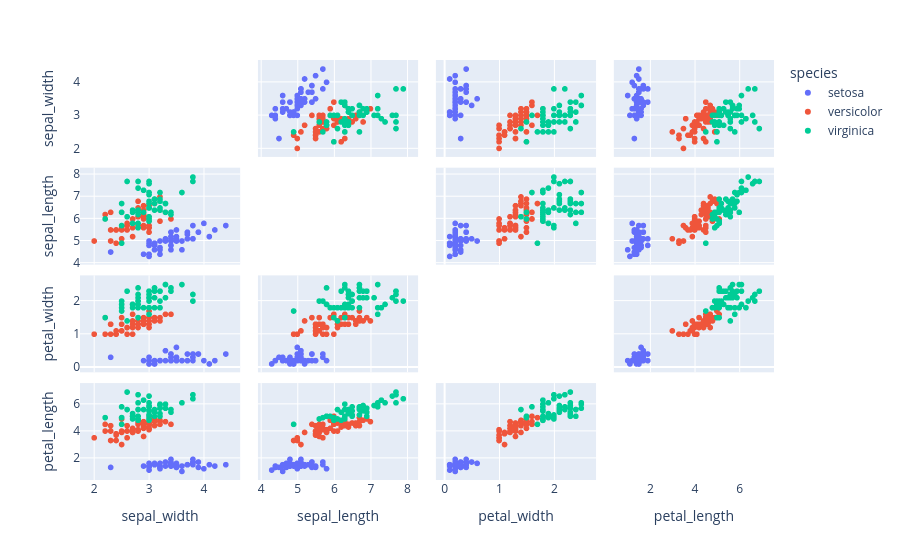

The notebook cell this image was saved under:
### Markdown cell above
OK, we see that PCA reduced the dimension of features in the set automatically based on variance by rejecting one feature. The reduction of the number of features continues as long as the removal of the next feature does not fall below the assumed threshold of summary variance. But how is it with the intuition of linear dimension reduction?

Let's look at the plot below, which presents a matrix of the distribution of decision class values (species, our target) for each feature of the set. If we find such features whose points for the decision class do not overlap if we projected them onto a line (because here we have 2 dimensions, we project onto 1 dimension), which means they are linearly separable, then the linear PCA algorithm will certainly choose them as the first to be rejected.

### Code cell
import plotly.express as px

df = px.data.iris()
features = ["sepal_width", "sepal_length", "petal_width", "petal_length"]

fig = px.scatter_matrix(
    df,
    dimensions=features,
    color="species"
)
fig.update_traces(diagonal_visible=False)
fig.show()

### Figure 1 — Plotly figure (JSON) as saved in the notebook; plotly's stock layout.template omitted (floating-point values rounded to 4 significant figures)
{"data": [{"diagonal": {"visible": false}, "dimensions": [{"axis": {"matches": true}, "label": "sepal_width", "values": [3.5, 3.0, 3.2, 3.1, 3.6, 3.9, 3.4, 3.4, 2.9, 3.1, 3.7, 3.4, 3.0, 3.0, 4.0, 4.4, 3.9, 3.5, 3.8, 3.8, 3.4, 3.7, 3.6, 3.3, 3.4, 3.0, 3.4, 3.5, 3.4, 3.2, 3.1, 3.4, 4.1, 4.2, 3.1, 3.2, 3.5, 3.1, 3.0, 3.4, 3.5, 2.3, 3.2, 3.5, 3.8, 3.0, 3.8, 3.2, 3.7, 3.3]}, {"axis": {"matches": true}, "label": "sepal_length", "values": [5.1, 4.9, 4.7, 4.6, 5.0, 5.4, 4.6, 5.0, 4.4, 4.9, 5.4, 4.8, 4.8, 4.3, 5.8, 5.7, 5.4, 5.1, 5.7, 5.1, 5.4, 5.1, 4.6, 5.1, 4.8, 5.0, 5.0, 5.2, 5.2, 4.7, 4.8, 5.4, 5.2, 5.5, 4.9, 5.0, 5.5, 4.9, 4.4, 5.1, 5.0, 4.5, 4.4, 5.0, 5.1, 4.8, 5.1, 4.6, 5.3, 5.0]}, {"axis": {"matches": true}, "label": "petal_width", "values": [0.2, 0.2, 0.2, 0.2, 0.2, 0.4, 0.3, 0.2, 0.2, 0.1, 0.2, 0.2, 0.1, 0.1, 0.2, 0.4, 0.4, 0.3, 0.3, 0.3, 0.2, 0.4, 0.2, 0.5, 0.2, 0.2, 0.4, 0.2, 0.2, 0.2, 0.2, 0.4, 0.1, 0.2, 0.1, 0.2, 0.2, 0.1, 0.2, 0.2, 0.3, 0.3, 0.2, 0.6, 0.4, 0.3, 0.2, 0.2, 0.2, 0.2]}, {"axis": {"matches": true}, "label": "petal_length", "values": [1.4, 1.4, 1.3, 1.5, 1.4, 1.7, 1.4, 1.5, 1.4, 1.5, 1.5, 1.6, 1.4, 1.1, 1.2, 1.5, 1.3, 1.4, 1.7, 1.5, 1.7, 1.5, 1.0, 1.7, 1.9, 1.6, 1.6, 1.5, 1.4, 1.6, 1.6, 1.5, 1.5, 1.4, 1.5, 1.2, 1.3, 1.5, 1.3, 1.5, 1.3, 1.3, 1.3, 1.6, 1.9, 1.4, 1.6, 1.4, 1.5, 1.4]}], "hovertemplate": "species=setosa<br>%{xaxis.title.text}=%{x}<br>%{yaxis.title.text}=%{y}<extra></extra>", "legendgroup": "setosa", "marker": {"color": "#636efa", "symbol": "circle"}, "name": "setosa", "showlegend": true, "type": "splom"}, {"diagonal": {"visible": false}, "dimensions": [{"axis": {"matches": true}, "label": "sepal_width", "values": [3.2, 3.2, 3.1, 2.3, 2.8, 2.8, 3.3, 2.4, 2.9, 2.7, 2.0, 3.0, 2.2, 2.9, 2.9, 3.1, 3.0, 2.7, 2.2, 2.5, 3.2, 2.8, 2.5, 2.8, 2.9, 3.0, 2.8, 3.0, 2.9, 2.6, 2.4, 2.4, 2.7, 2.7, 3.0, 3.4, 3.1, 2.3, 3.0, 2.5, 2.6, 3.0, 2.6, 2.3, 2.7, 3.0, 2.9, 2.9, 2.5, 2.8]}, {"axis": {"matches": true}, "label": "sepal_length", "values": [7.0, 6.4, 6.9, 5.5, 6.5, 5.7, 6.3, 4.9, 6.6, 5.2, 5.0, 5.9, 6.0, 6.1, 5.6, 6.7, 5.6, 5.8, 6.2, 5.6, 5.9, 6.1, 6.3, 6.1, 6.4, 6.6, 6.8, 6.7, 6.0, 5.7, 5.5, 5.5, 5.8, 6.0, 5.4, 6.0, 6.7, 6.3, 5.6, 5.5, 5.5, 6.1, 5.8, 5.0, 5.6, 5.7, 5.7, 6.2, 5.1, 5.7]}, {"axis": {"matches": true}, "label": "petal_width", "values": [1.4, 1.5, 1.5, 1.3, 1.5, 1.3, 1.6, 1.0, 1.3, 1.4, 1.0, 1.5, 1.0, 1.4, 1.3, 1.4, 1.5, 1.0, 1.5, 1.1, 1.8, 1.3, 1.5, 1.2, 1.3, 1.4, 1.4, 1.7, 1.5, 1.0, 1.1, 1.0, 1.2, 1.6, 1.5, 1.6, 1.5, 1.3, 1.3, 1.3, 1.2, 1.4, 1.2, 1.0, 1.3, 1.2, 1.3, 1.3, 1.1, 1.3]}, {"axis": {"matches": true}, "label": "petal_length", "values": [4.7, 4.5, 4.9, 4.0, 4.6, 4.5, 4.7, 3.3, 4.6, 3.9, 3.5, 4.2, 4.0, 4.7, 3.6, 4.4, 4.5, 4.1, 4.5, 3.9, 4.8, 4.0, 4.9, 4.7, 4.3, 4.4, 4.8, 5.0, 4.5, 3.5, 3.8, 3.7, 3.9, 5.1, 4.5, 4.5, 4.7, 4.4, 4.1, 4.0, 4.4, 4.6, 4.0, 3.3, 4.2, 4.2, 4.2, 4.3, 3.0, 4.1]}], "hovertemplate": "species=versicolor<br>%{xaxis.title.text}=%{x}<br>%{yaxis.title.text}=%{y}<extra></extra>", "legendgroup": "versicolor", "marker": {"color": "#EF553B", "symbol": "circle"}, "name": "versicolor", "showlegend": true, "type": "splom"}, {"diagonal": {"visible": false}, "dimensions": [{"axis": {"matches": true}, "label": "sepal_width", "values": [3.3, 2.7, 3.0, 2.9, 3.0, 3.0, 2.5, 2.9, 2.5, 3.6, 3.2, 2.7, 3.0, 2.5, 2.8, 3.2, 3.0, 3.8, 2.6, 2.2, 3.2, 2.8, 2.8, 2.7, 3.3, 3.2, 2.8, 3.0, 2.8, 3.0, 2.8, 3.8, 2.8, 2.8, 2.6, 3.0, 3.4, 3.1, 3.0, 3.1, 3.1, 3.1, 2.7, 3.2, 3.3, 3.0, 2.5, 3.0, 3.4, 3.0]}, {"axis": {"matches": true}, "label": "sepal_length", "values": [6.3, 5.8, 7.1, 6.3, 6.5, 7.6, 4.9, 7.3, 6.7, 7.2, 6.5, 6.4, 6.8, 5.7, 5.8, 6.4, 6.5, 7.7, 7.7, 6.0, 6.9, 5.6, 7.7, 6.3, 6.7, 7.2, 6.2, 6.1, 6.4, 7.2, 7.4, 7.9, 6.4, 6.3, 6.1, 7.7, 6.3, 6.4, 6.0, 6.9, 6.7, 6.9, 5.8, 6.8, 6.7, 6.7, 6.3, 6.5, 6.2, 5.9]}, {"axis": {"matches": true}, "label": "petal_width", "values": [2.5, 1.9, 2.1, 1.8, 2.2, 2.1, 1.7, 1.8, 1.8, 2.5, 2.0, 1.9, 2.1, 2.0, 2.4, 2.3, 1.8, 2.2, 2.3, 1.5, 2.3, 2.0, 2.0, 1.8, 2.1, 1.8, 1.8, 1.8, 2.1, 1.6, 1.9, 2.0, 2.2, 1.5, 1.4, 2.3, 2.4, 1.8, 1.8, 2.1, 2.4, 2.3, 1.9, 2.3, 2.5, 2.3, 1.9, 2.0, 2.3, 1.8]}, {"axis": {"matches": true}, "label": "petal_length", "values": [6.0, 5.1, 5.9, 5.6, 5.8, 6.6, 4.5, 6.3, 5.8, 6.1, 5.1, 5.3, 5.5, 5.0, 5.1, 5.3, 5.5, 6.7, 6.9, 5.0, 5.7, 4.9, 6.7, 4.9, 5.7, 6.0, 4.8, 4.9, 5.6, 5.8, 6.1, 6.4, 5.6, 5.1, 5.6, 6.1, 5.6, 5.5, 4.8, 5.4, 5.6, 5.1, 5.1, 5.9, 5.7, 5.2, 5.0, 5.2, 5.4, 5.1]}], "hovertemplate": "species=virginica<br>%{xaxis.title.text}=%{x}<br>%{yaxis.title.text}=%{y}<extra></extra>", "legendgroup": "virginica", "marker": {"color": "#00cc96", "symbol": "circle"}, "name": "virginica", "showlegend": true, "type": "splom"}], "layout": {"dragmode": "select", "legend": {"title": {"text": "species"}, "tracegroupgap": 0}, "margin": {"t": 60}}}
